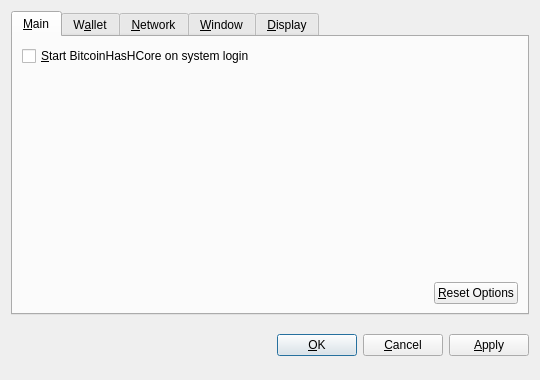
<?xml version="1.0" encoding="UTF-8"?>
<ui version="4.0">
 <class>OptionsDialog</class>
 <widget class="QDialog" name="OptionsDialog">
  <property name="geometry">
   <rect>
    <x>0</x>
    <y>0</y>
    <width>540</width>
    <height>380</height>
   </rect>
  </property>
  <property name="windowTitle">
   <string>Options</string>
  </property>
  <property name="modal">
   <bool>true</bool>
  </property>
  <layout class="QVBoxLayout" name="verticalLayout">
   <item>
    <widget class="QTabWidget" name="tabWidget">
     <property name="tabPosition">
      <enum>QTabWidget::North</enum>
     </property>
     <property name="currentIndex">
      <number>0</number>
     </property>
     <widget class="QWidget" name="tabMain">
      <attribute name="title">
       <string>&amp;Main</string>
      </attribute>
      <layout class="QVBoxLayout" name="verticalLayout_Main">
       <item>
        <widget class="QCheckBox" name="bitcoinAtStartup">
         <property name="toolTip">
          <string>Automatically start BitcoinHasHCore after logging in to the system.</string>
         </property>
         <property name="text">
          <string>&amp;Start BitcoinHasHCore on system login</string>
         </property>
        </widget>
       </item>
       <item>
        <spacer name="verticalSpacer_Main">
         <property name="orientation">
          <enum>Qt::Vertical</enum>
         </property>
         <property name="sizeHint" stdset="0">
          <size>
           <width>20</width>
           <height>40</height>
          </size>
         </property>
        </spacer>
       </item>
       <item>
        <layout class="QHBoxLayout" name="horizontalLayout_2_Main">
         <item>
          <spacer name="horizontalSpacer_2_Main">
           <property name="orientation">
            <enum>Qt::Horizontal</enum>
           </property>
           <property name="sizeHint" stdset="0">
            <size>
             <width>40</width>
             <height>20</height>
            </size>
           </property>
          </spacer>
         </item>
         <item>
          <widget class="QPushButton" name="resetButton">
           <property name="toolTip">
            <string>Reset all client options to default.</string>
           </property>
           <property name="text">
            <string>&amp;Reset Options</string>
           </property>
           <property name="autoDefault">
            <bool>false</bool>
           </property>
          </widget>
         </item>
        </layout>
       </item>
      </layout>
     </widget>
     <widget class="QWidget" name="tabWallet">
      <attribute name="title">
       <string>W&amp;allet</string>
      </attribute>
      <layout class="QVBoxLayout" name="verticalLayout_Network">
       <item>
        <widget class="QLabel" name="transactionFeeInfoLabel">
         <property name="text">
          <string>Optional transaction fee per kB that helps make sure your transactions are processed quickly. Most transactions are 1 kB.</string>
         </property>
         <property name="textFormat">
          <enum>Qt::PlainText</enum>
         </property>
         <property name="wordWrap">
          <bool>true</bool>
         </property>
        </widget>
       </item>
       <item>
        <layout class="QHBoxLayout" name="horizontalLayout_1_Main">
         <item>
          <widget class="QLabel" name="transactionFeeLabel">
           <property name="text">
            <string>Pay transaction &amp;fee</string>
           </property>
           <property name="textFormat">
            <enum>Qt::PlainText</enum>
           </property>
           <property name="buddy">
            <cstring>transactionFee</cstring>
           </property>
          </widget>
         </item>
         <item>
          <widget class="BitcoinAmountField" name="transactionFee"/>
         </item>
         <item>
          <spacer name="horizontalSpacer_1_Main">
           <property name="orientation">
            <enum>Qt::Horizontal</enum>
           </property>
           <property name="sizeHint" stdset="0">
            <size>
             <width>40</width>
             <height>20</height>
            </size>
           </property>
          </spacer>
         </item>
        </layout>
       </item>
       <item>
        <widget class="QLabel" name="label">
         <property name="text">
          <string>If you disable the spending of unconfirmed change, the change from a transaction cannot be used until that transaction has at least one confirmation. This also affects how your balance is computed.</string>
         </property>
         <property name="wordWrap">
          <bool>true</bool>
         </property>
        </widget>
       </item>
       <item>
        <widget class="QCheckBox" name="spendZeroConfChange">
         <property name="text">
          <string>Spend unconfirmed change  (experts only)</string>
         </property>
        </widget>
       </item>
       <item>
        <spacer name="verticalSpacer">
         <property name="orientation">
          <enum>Qt::Vertical</enum>
         </property>
         <property name="sizeHint" stdset="0">
          <size>
           <width>20</width>
           <height>40</height>
          </size>
         </property>
        </spacer>
       </item>
      </layout>
     </widget>
     <widget class="QWidget" name="tabNetwork">
      <attribute name="title">
       <string>&amp;Network</string>
      </attribute>
      <layout class="QVBoxLayout" name="verticalLayout_Network">
       <item>
        <widget class="QCheckBox" name="mapPortUpnp">
         <property name="toolTip">
          <string>Automatically open the BitcoinHasHCore client port on the router. This only works when your router supports UPnP and it is enabled.</string>
         </property>
         <property name="text">
          <string>Map port using &amp;UPnP</string>
         </property>
        </widget>
       </item>
       <item>
        <widget class="QCheckBox" name="connectSocks">
         <property name="toolTip">
          <string>Connect to the BitcoinHasHCore network through a SOCKS proxy (e.g. when connecting through Tor).</string>
         </property>
         <property name="text">
          <string>&amp;Connect through SOCKS proxy:</string>
         </property>
        </widget>
       </item>
       <item>
        <layout class="QHBoxLayout" name="horizontalLayout_Network">
         <item>
          <widget class="QLabel" name="proxyIpLabel">
           <property name="text">
            <string>Proxy &amp;IP:</string>
           </property>
           <property name="textFormat">
            <enum>Qt::PlainText</enum>
           </property>
           <property name="buddy">
            <cstring>proxyIp</cstring>
           </property>
          </widget>
         </item>
         <item>
          <widget class="QValidatedLineEdit" name="proxyIp">
           <property name="maximumSize">
            <size>
             <width>140</width>
             <height>16777215</height>
            </size>
           </property>
           <property name="toolTip">
            <string>IP address of the proxy (e.g. 127.0.0.1)</string>
           </property>
          </widget>
         </item>
         <item>
          <widget class="QLabel" name="proxyPortLabel">
           <property name="text">
            <string>&amp;Port:</string>
           </property>
           <property name="textFormat">
            <enum>Qt::PlainText</enum>
           </property>
           <property name="buddy">
            <cstring>proxyPort</cstring>
           </property>
          </widget>
         </item>
         <item>
          <widget class="QLineEdit" name="proxyPort">
           <property name="maximumSize">
            <size>
             <width>55</width>
             <height>16777215</height>
            </size>
           </property>
           <property name="toolTip">
            <string>Port of the proxy (e.g. 9050)</string>
           </property>
          </widget>
         </item>
         <item>
          <widget class="QLabel" name="socksVersionLabel">
           <property name="text">
            <string>SOCKS &amp;Version:</string>
           </property>
           <property name="textFormat">
            <enum>Qt::PlainText</enum>
           </property>
           <property name="buddy">
            <cstring>socksVersion</cstring>
           </property>
          </widget>
         </item>
         <item>
          <widget class="QValueComboBox" name="socksVersion">
           <property name="toolTip">
            <string>SOCKS version of the proxy (e.g. 5)</string>
           </property>
          </widget>
         </item>
         <item>
          <spacer name="horizontalSpacer_Network">
           <property name="orientation">
            <enum>Qt::Horizontal</enum>
           </property>
           <property name="sizeHint" stdset="0">
            <size>
             <width>40</width>
             <height>20</height>
            </size>
           </property>
          </spacer>
         </item>
        </layout>
       </item>
       <item>
        <spacer name="verticalSpacer_Network">
         <property name="orientation">
          <enum>Qt::Vertical</enum>
         </property>
         <property name="sizeHint" stdset="0">
          <size>
           <width>20</width>
           <height>40</height>
          </size>
         </property>
        </spacer>
       </item>
      </layout>
     </widget>
     <widget class="QWidget" name="tabWindow">
      <attribute name="title">
       <string>&amp;Window</string>
      </attribute>
      <layout class="QVBoxLayout" name="verticalLayout_Window">
       <item>
        <widget class="QCheckBox" name="minimizeToTray">
         <property name="toolTip">
          <string>Show only a tray icon after minimizing the window.</string>
         </property>
         <property name="text">
          <string>&amp;Minimize to the tray instead of the taskbar</string>
         </property>
        </widget>
       </item>
       <item>
        <widget class="QCheckBox" name="minimizeOnClose">
         <property name="toolTip">
          <string>Minimize instead of exit the application when the window is closed. When this option is enabled, the application will be closed only after selecting Quit in the menu.</string>
         </property>
         <property name="text">
          <string>M&amp;inimize on close</string>
         </property>
        </widget>
       </item>
       <item>
        <spacer name="verticalSpacer_Window">
         <property name="orientation">
          <enum>Qt::Vertical</enum>
         </property>
         <property name="sizeHint" stdset="0">
          <size>
           <width>20</width>
           <height>40</height>
          </size>
         </property>
        </spacer>
       </item>
      </layout>
     </widget>
     <widget class="QWidget" name="tabDisplay">
      <attribute name="title">
       <string>&amp;Display</string>
      </attribute>
      <layout class="QVBoxLayout" name="verticalLayout_Display">
       <item>
        <layout class="QHBoxLayout" name="horizontalLayout_1_Display">
         <item>
          <widget class="QLabel" name="langLabel">
           <property name="text">
            <string>User Interface &amp;language:</string>
           </property>
           <property name="textFormat">
            <enum>Qt::PlainText</enum>
           </property>
           <property name="buddy">
            <cstring>lang</cstring>
           </property>
          </widget>
         </item>
         <item>
          <widget class="QValueComboBox" name="lang">
           <property name="toolTip">
            <string>The user interface language can be set here. This setting will take effect after restarting BitcoinHasHCore.</string>
           </property>
          </widget>
         </item>
        </layout>
       </item>
       <item>
        <layout class="QHBoxLayout" name="horizontalLayout_2_Display">
         <item>
          <widget class="QLabel" name="unitLabel">
           <property name="text">
            <string>&amp;Unit to show amounts in:</string>
           </property>
           <property name="textFormat">
            <enum>Qt::PlainText</enum>
           </property>
           <property name="buddy">
            <cstring>unit</cstring>
           </property>
          </widget>
         </item>
         <item>
          <widget class="QValueComboBox" name="unit">
           <property name="toolTip">
            <string>Choose the default subdivision unit to show in the interface and when sending coins.</string>
           </property>
          </widget>
         </item>
        </layout>
       </item>
       <item>
        <widget class="QCheckBox" name="displayAddresses">
         <property name="toolTip">
          <string>Whether to show BitcoinHasHCore addresses in the transaction list or not.</string>
         </property>
         <property name="text">
          <string>&amp;Display addresses in transaction list</string>
         </property>
        </widget>
       </item>
       <item>
        <widget class="QCheckBox" name="coinControlFeatures">
         <property name="toolTip">
          <string>Whether to show coin control features or not.</string>
         </property>
         <property name="text">
          <string>Display coin &amp;control features (experts only!)</string>
         </property>
        </widget>
       </item>
       <item>
        <spacer name="verticalSpacer_Display">
         <property name="orientation">
          <enum>Qt::Vertical</enum>
         </property>
         <property name="sizeHint" stdset="0">
          <size>
           <width>20</width>
           <height>40</height>
          </size>
         </property>
        </spacer>
       </item>
      </layout>
     </widget>
    </widget>
   </item>
   <item>
    <layout class="QHBoxLayout" name="horizontalLayout_Buttons">
     <item>
      <spacer name="horizontalSpacer_1">
       <property name="orientation">
        <enum>Qt::Horizontal</enum>
       </property>
       <property name="sizeHint" stdset="0">
        <size>
         <width>40</width>
         <height>48</height>
        </size>
       </property>
      </spacer>
     </item>
     <item>
      <widget class="QLabel" name="statusLabel">
       <property name="font">
        <font>
         <weight>75</weight>
         <bold>true</bold>
        </font>
       </property>
       <property name="text">
        <string/>
       </property>
       <property name="textFormat">
        <enum>Qt::PlainText</enum>
       </property>
       <property name="wordWrap">
        <bool>true</bool>
       </property>
      </widget>
     </item>
     <item>
      <spacer name="horizontalSpacer_2">
       <property name="orientation">
        <enum>Qt::Horizontal</enum>
       </property>
       <property name="sizeHint" stdset="0">
        <size>
         <width>40</width>
         <height>48</height>
        </size>
       </property>
      </spacer>
     </item>
     <item>
      <widget class="QPushButton" name="okButton">
       <property name="text">
        <string>&amp;OK</string>
       </property>
      </widget>
     </item>
     <item>
      <widget class="QPushButton" name="cancelButton">
       <property name="text">
        <string>&amp;Cancel</string>
       </property>
       <property name="autoDefault">
        <bool>false</bool>
       </property>
      </widget>
     </item>
     <item>
      <widget class="QPushButton" name="applyButton">
       <property name="text">
        <string>&amp;Apply</string>
       </property>
       <property name="autoDefault">
        <bool>false</bool>
       </property>
      </widget>
     </item>
    </layout>
   </item>
  </layout>
 </widget>
 <customwidgets>
  <customwidget>
   <class>BitcoinAmountField</class>
   <extends>QSpinBox</extends>
   <header>bitcoinamountfield.h</header>
  </customwidget>
  <customwidget>
   <class>QValueComboBox</class>
   <extends>QComboBox</extends>
   <header>qvaluecombobox.h</header>
  </customwidget>
  <customwidget>
   <class>QValidatedLineEdit</class>
   <extends>QLineEdit</extends>
   <header>qvalidatedlineedit.h</header>
  </customwidget>
 </customwidgets>
 <resources/>
 <connections/>
</ui>
